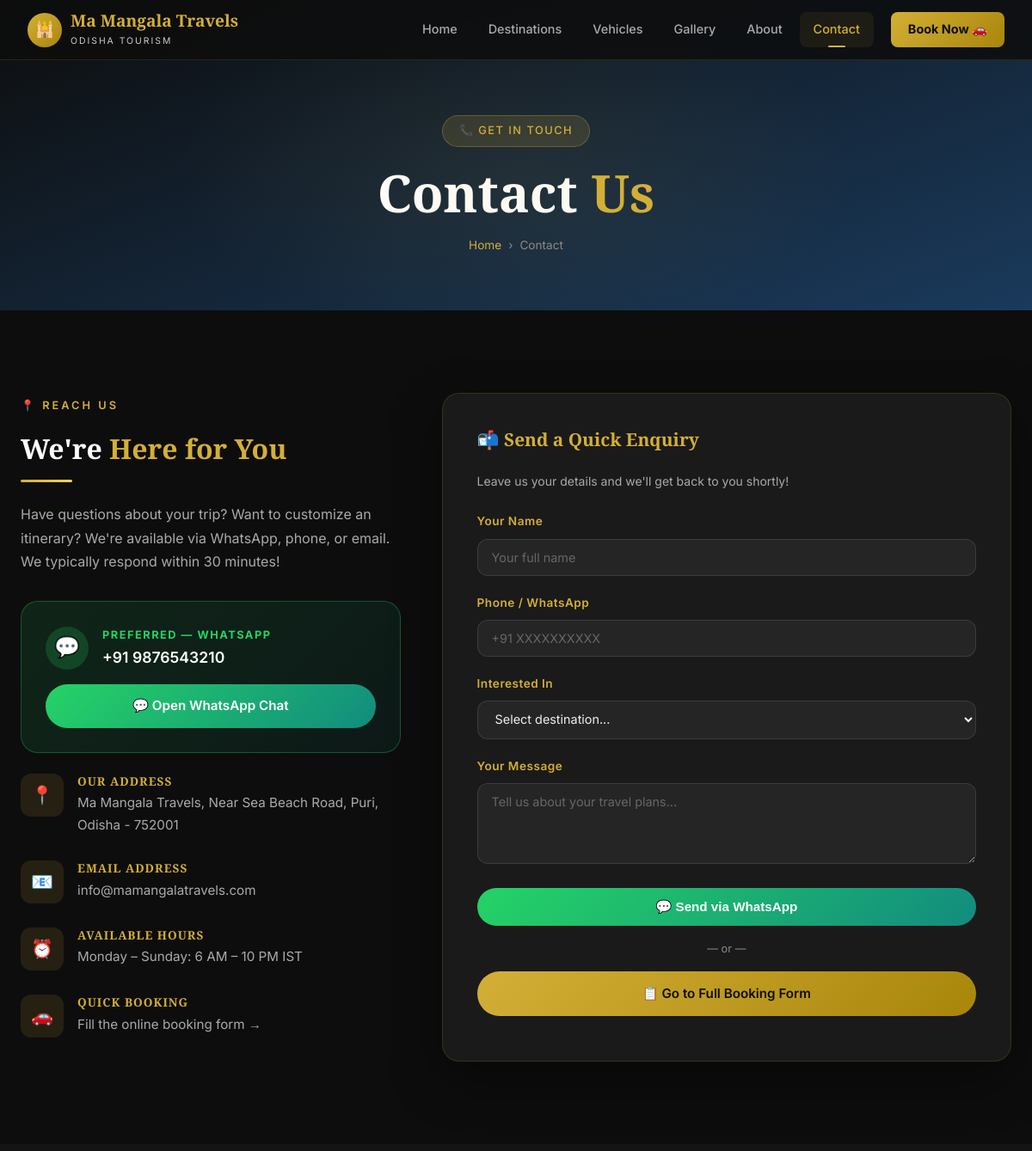
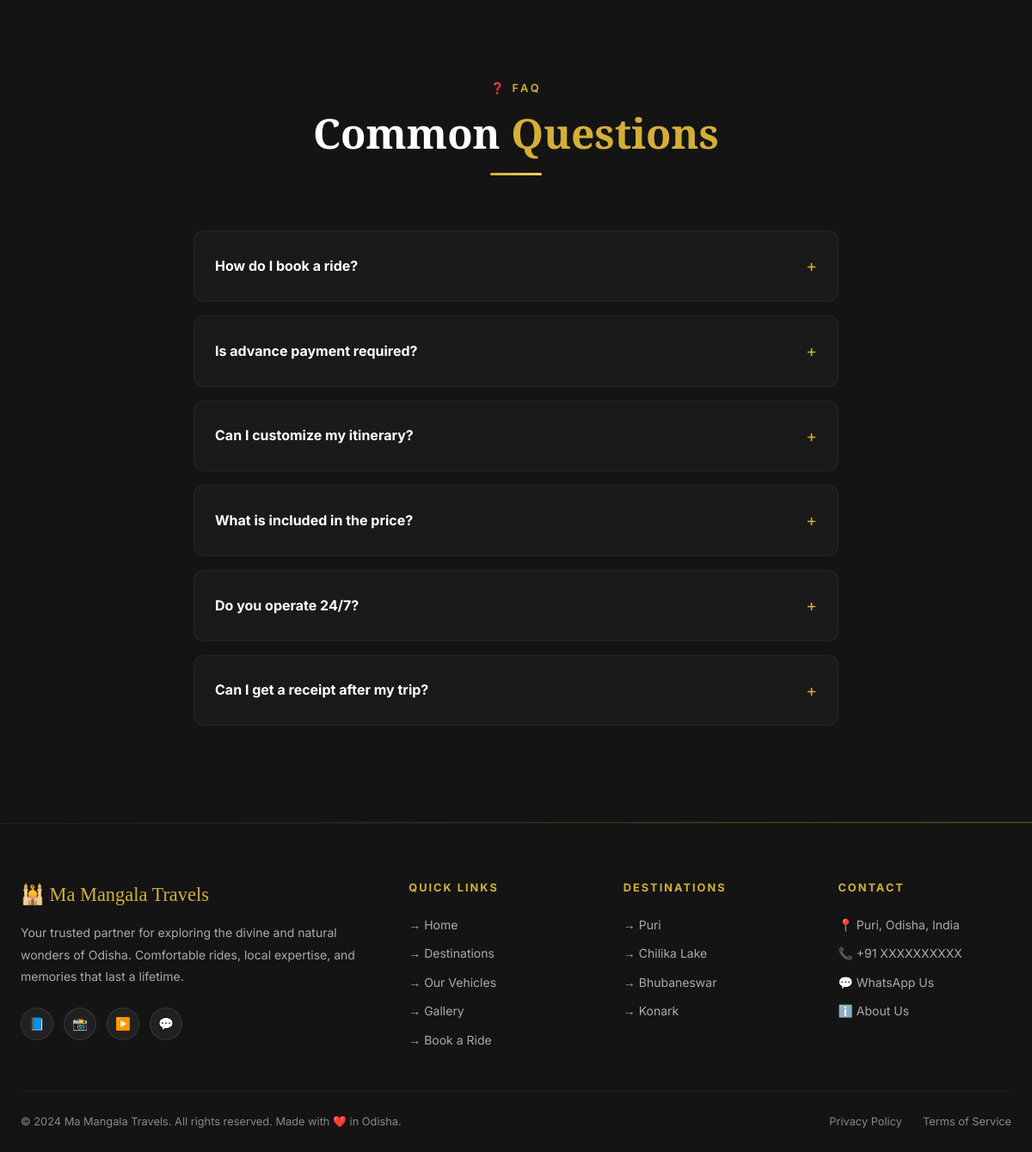
Page /contact/ on the committed database (2 pictures, top to bottom).
### travels/models.py (models this page shows, shortened)
class SiteSettings(models.Model):
    whatsapp_number = models.CharField(
        max_length=20, default="+91 XXXXXXXXXX",
        help_text="WhatsApp number displayed on contact page (with country code)"
    )
    address = models.TextField(
        default="Ma Mangala Travels, Puri, Odisha, India",
        help_text="Office address"
    )
    email = models.EmailField(blank=True, default="info@mamangalatravels.com")
    tagline = models.CharField(
        max_length=200,
        default="Discover the Soul of Odisha",
        help_text="Hero section tagline"
    )
    about_text = models.TextField(
        default=(
            "Ma Mangala Travels is a trusted local travel company based in Odisha, "
            "dedicated to providing authentic and memorable travel experiences across "
            "Puri, Chilika Lake, and Bhubaneswar. We are committed to safe, comfortable, "
            "and affordable journeys."
        )
    )
    class Meta:
        verbose_name = "Site Settings"
        verbose_name_plural = "Site Settings"
    @classmethod
    def get_settings(cls):
        obj, created = cls.objects.get_or_create(pk=1)
        return obj

### travels/views.py (the view)
# urls.py: path('contact/', views.contact, name='contact'),
def contact(request):
    settings = get_site_settings()
    wa_number = settings.whatsapp_number.replace('+', '').replace(' ', '')
    faqs = [
        {'q': 'How do I book a ride?', 'a': 'Fill out the booking form on our website. Our team will contact you within 2 hours to confirm.'},
        {'q': 'Is advance payment required?', 'a': 'No! We do not require any advance payment. Pay only after your trip is confirmed by our admin.'},
        {'q': 'Can I customize my itinerary?', 'a': 'Absolutely! Contact us on WhatsApp and we will design a custom itinerary just for you.'},
        {'q': 'What is included in the price?', 'a': 'Our base price includes the vehicle, fuel, and driver. Entry tickets to temples or boat rides are not included unless mentioned.'},
        {'q': 'Do you operate 24/7?', 'a': 'We are available from 6 AM to 10 PM IST. For early morning departures, please book a day in advance.'},
        {'q': 'Can I get a receipt after my trip?', 'a': 'Yes, we provide a digital receipt via WhatsApp after your journey is completed.'},
    ]
    context = {
        'page_title': 'Contact Us — Ma Mangala Travels',
        'settings': settings,
        'whatsapp_link': f"https://wa.me/{wa_number}",
        'faqs': faqs,
    }
    return render(request, 'contact.html', context)

### travels/views.py (called while the page is built)
def get_site_settings():
    return SiteSettings.get_settings()

### templates/contact.html (shortened to what this page needs)
{% extends 'base.html' %}
{% load static %}
{% block content %}
<div class="page-hero">
  <div class="container">
    <div class="hero-badge" style="margin-bottom:1rem;">📞 Get in Touch</div>
    <h1 class="page-hero-title">Contact <span style="color:var(--gold);">Us</span></h1>
    <div class="page-hero-breadcrumb">
      <a href="{% url 'travels:home' %}">Home</a> › <span>Contact</span>
    </div>
  </div>
</div>
<section>
  <div class="container">
    <div class="contact-grid">
      <div data-aos="fade-right">
        <span class="section-badge">📍 Reach Us</span>
        <h2 class="section-title" style="text-align:left; margin-top:0.5rem; font-size:2rem;">
          We're <span>Here for You</span>
        </h2>
        <div class="section-divider" style="margin:1rem 0 1.5rem;"></div>
        <p style="color:var(--text-secondary); margin-bottom:2rem;">
          Have questions about your trip? Want to customize an itinerary? We're available via WhatsApp, phone, or email. We typically respond within 30 minutes!
        </p>
        <div style="background:linear-gradient(135deg,rgba(37,211,102,0.12),rgba(18,140,126,0.1)); border:1px solid rgba(37,211,102,0.3); border-radius:var(--radius-lg); padding:1.75rem; margin-bottom:1.5rem;">
          <div style="display:flex; align-items:center; gap:1rem; margin-bottom:1rem;">
            <div style="width:50px;height:50px;background:rgba(37,211,102,0.2);border-radius:50%;display:flex;align-items:center;justify-content:center;font-size:1.5rem;">💬</div>
            <div>
              <div style="color:#25D366; font-size:0.8rem; font-weight:700; letter-spacing:1.5px; text-transform:uppercase;">Preferred — WhatsApp</div>
              <div style="font-size:1.1rem; font-weight:600; color:var(--white);">{{ settings.whatsapp_number }}</div>
            </div>
          </div>
          <a href="{{ whatsapp_link }}" target="_blank" class="btn btn-whatsapp" style="width:100%; justify-content:center;" id="contactWhatsappBtn">
            💬 Open WhatsApp Chat
          </a>
        </div>
        <div class="contact-info-item">
          <div class="contact-icon">📍</div>
          <div class="contact-info-text">
            <h4>Our Address</h4>
            <p>{{ settings.address }}</p>
          </div>
        </div>
        {% if settings.email %}
        <div class="contact-info-item">
          <div class="contact-icon">📧</div>
          <div class="contact-info-text">
            <h4>Email Address</h4>
            <a href="mailto:{{ settings.email }}">{{ settings.email }}</a>
          </div>
        </div>
        {% endif %}
        <div class="contact-info-item">
          <div class="contact-icon">⏰</div>
          <div class="contact-info-text">
            <h4>Available Hours</h4>
            <p>Monday – Sunday: 6 AM – 10 PM IST</p>
          </div>
        </div>
        <div class="contact-info-item">
          <div class="contact-icon">🚗</div>
          <div class="contact-info-text">
            <h4>Quick Booking</h4>
            <a href="{% url 'travels:booking' %}" id="contactQuickBook">Fill the online booking form →</a>
          </div>
        </div>
      </div>
      <div class="booking-form-card" data-aos="fade-left">
        <h3 style="font-size:1.3rem; margin-bottom:1.5rem; color:var(--gold);">📬 Send a Quick Enquiry</h3>
        <p style="color:var(--text-secondary); font-size:0.875rem; margin-bottom:1.5rem;">Leave us your details and we'll get back to you shortly!</p>
        <form id="contactForm" method="GET" action="{% url 'travels:booking' %}">
          <div class="form-group">
            <label class="form-label">Your Name</label>
            <input type="text" name="name_hint" class="form-control" placeholder="Your full name" id="contactName">
          </div>
          <div class="form-group">
            <label class="form-label">Phone / WhatsApp</label>
            <input type="tel" name="phone_hint" class="form-control" placeholder="+91 XXXXXXXXXX" id="contactPhone">
          </div>
          <div class="form-group">
            <label class="form-label">Interested In</label>
            <select class="form-select" id="contactInterest">
              <option value="">Select destination...</option>
            </select>
          </div>
          <div class="form-group">
            <label class="form-label">Your Message</label>
            <textarea class="form-control" rows="4" placeholder="Tell us about your travel plans..." id="contactMessage"></textarea>
          </div>
          <button type="button" class="btn btn-whatsapp" style="width:100%; justify-content:center;" id="sendWhatsappBtn"
                  onclick="sendWhatsAppMessage()">
            💬 Send via WhatsApp
          </button>
          <div style="margin:1rem 0; text-align:center; color:var(--gray); font-size:0.8rem;">— or —</div>
          <a href="{% url 'travels:booking' %}" class="btn btn-primary" style="width:100%;justify-content:center;text-decoration:none;display:flex;" id="gotoBookingBtn">
            📋 Go to Full Booking Form
          </a>
        </form>
      </div>
    </div>
  </div>
</section>
<section style="background:var(--dark-2);">
  <div class="container">
    <div class="section-header" data-aos="fade-up">
      <span class="section-badge">❓ FAQ</span>
      <h2 class="section-title">Common <span>Questions</span></h2>
      <div class="section-divider"></div>
    </div>
    <div style="max-width:750px; margin:0 auto;" data-aos="fade-up">
      {% for faq in faqs %}
      <div style="background:var(--dark-card); border:1px solid rgba(255,255,255,0.06); border-radius:var(--radius); padding:1.5rem; margin-bottom:1rem; cursor:pointer; transition:border-color .3s;"
           onclick="this.querySelector('.faq-ans').style.display= this.querySelector('.faq-ans').style.display==='none' ? 'block':'none'; this.style.borderColor= this.style.borderColor==='rgba(212, 175, 55, 0.3)' ? 'rgba(255,255,255,0.06)':'rgba(212, 175, 55, 0.3)'"
           id="faq{{ forloop.counter }}">
        <div style="display:flex; justify-content:space-between; align-items:center;">
          <strong style="color:var(--white);">{{ faq.q }}</strong>
          <span style="color:var(--gold); font-size:1.2rem;">+</span>
        </div>
      </div>
      {% endfor %}
    </div>
  </div>
</section>
{% endblock %}

### rows in the picture
SiteSettings: whatsapp_number "+91 9876543210", address "Ma Mangala Travels, Near Sea Beach Road, Puri, Odisha - 752001", email "info@mamangalatravels.com"

### other values in the picture
{{ faq.q }} "How do I book a ride?" "Is advance payment required?" "Can I customize my itinerary?" "What is included in the price?" "Do you operate 24/7?" "Can I get a receipt after my trip?"
